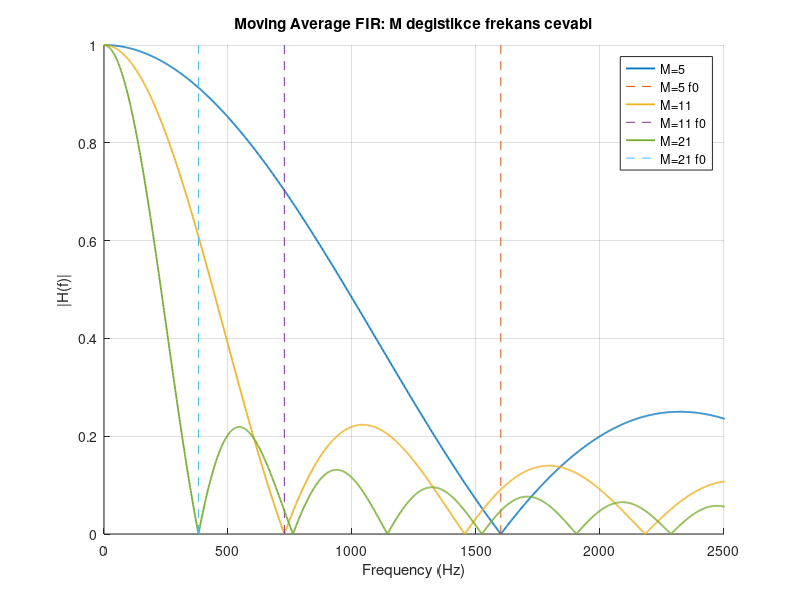

MATLAB code for this plot:
clc; clear; close all
%% parametreler
Fs = 8000;
M_list = [5 11 21]; % farkli moving average uzunluklari

%% frekans cevabi cizimi
figure;
hold on
for i = 1:length(M_list)
    M = M_list(i);
    b = ones(1,M)/M;
    a = 1;
    [H,f] = freqz(b,a,2048,Fs);
    plot(f, abs(H), 'LineWidth', 1.3)
    
    % yaklasik ilk sifir
    f0 = Fs / M;
    yl = ylim;
    plot([f0 f0], yl, '--')
end
grid on; xlim([0 2500]); xlabel('Frequency (Hz)'); ylabel('|H(f)|')
title('Moving Average FIR: M degistikce frekans cevabi')
legend('M=5','M=5 f0','M=11','M=11 f0','M=21','M=21 f0')

saveas(gcf, '../assets/moving_average_m_effect.png');
